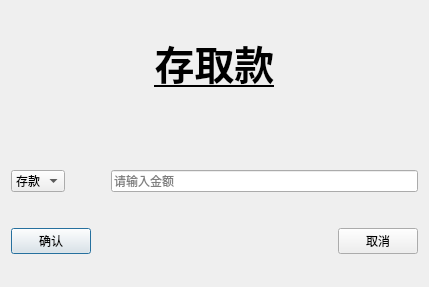
<?xml version="1.0" encoding="UTF-8"?>
<ui version="4.0">
 <class>admatm</class>
 <widget class="QDialog" name="admatm">
  <property name="geometry">
   <rect>
    <x>0</x>
    <y>0</y>
    <width>429</width>
    <height>287</height>
   </rect>
  </property>
  <property name="windowTitle">
   <string>管理员存取款</string>
  </property>
  <layout class="QVBoxLayout" name="verticalLayout_2">
   <item>
    <widget class="QLabel" name="label">
     <property name="sizePolicy">
      <sizepolicy hsizetype="Preferred" vsizetype="Fixed">
       <horstretch>0</horstretch>
       <verstretch>0</verstretch>
      </sizepolicy>
     </property>
     <property name="font">
      <font>
       <pointsize>30</pointsize>
       <weight>75</weight>
       <bold>true</bold>
       <underline>true</underline>
      </font>
     </property>
     <property name="layoutDirection">
      <enum>Qt::LeftToRight</enum>
     </property>
     <property name="text">
      <string>存取款</string>
     </property>
     <property name="alignment">
      <set>Qt::AlignCenter</set>
     </property>
    </widget>
   </item>
   <item>
    <spacer name="verticalSpacer_2">
     <property name="orientation">
      <enum>Qt::Vertical</enum>
     </property>
     <property name="sizeType">
      <enum>QSizePolicy::Fixed</enum>
     </property>
     <property name="sizeHint" stdset="0">
      <size>
       <width>20</width>
       <height>50</height>
      </size>
     </property>
    </spacer>
   </item>
   <item>
    <layout class="QVBoxLayout" name="verticalLayout">
     <item>
      <layout class="QHBoxLayout" name="horizontalLayout_2">
       <item>
        <widget class="QComboBox" name="atm_type">
         <item>
          <property name="text">
           <string>存款</string>
          </property>
         </item>
         <item>
          <property name="text">
           <string>取款</string>
          </property>
         </item>
        </widget>
       </item>
       <item>
        <spacer name="horizontalSpacer">
         <property name="orientation">
          <enum>Qt::Horizontal</enum>
         </property>
         <property name="sizeType">
          <enum>QSizePolicy::Fixed</enum>
         </property>
         <property name="sizeHint" stdset="0">
          <size>
           <width>40</width>
           <height>20</height>
          </size>
         </property>
        </spacer>
       </item>
       <item>
        <widget class="QLineEdit" name="atm_money">
         <property name="baseSize">
          <size>
           <width>0</width>
           <height>0</height>
          </size>
         </property>
         <property name="cursorPosition">
          <number>0</number>
         </property>
         <property name="dragEnabled">
          <bool>true</bool>
         </property>
         <property name="placeholderText">
          <string>请输入金额</string>
         </property>
         <property name="clearButtonEnabled">
          <bool>true</bool>
         </property>
        </widget>
       </item>
      </layout>
     </item>
     <item>
      <spacer name="verticalSpacer">
       <property name="orientation">
        <enum>Qt::Vertical</enum>
       </property>
       <property name="sizeType">
        <enum>QSizePolicy::Fixed</enum>
       </property>
       <property name="sizeHint" stdset="0">
        <size>
         <width>20</width>
         <height>30</height>
        </size>
       </property>
      </spacer>
     </item>
     <item>
      <layout class="QHBoxLayout" name="horizontalLayout">
       <item>
        <widget class="QPushButton" name="atm_ok">
         <property name="text">
          <string>确认</string>
         </property>
         <property name="autoDefault">
          <bool>true</bool>
         </property>
         <property name="default">
          <bool>true</bool>
         </property>
        </widget>
       </item>
       <item>
        <spacer name="horizontalSpacer_2">
         <property name="orientation">
          <enum>Qt::Horizontal</enum>
         </property>
         <property name="sizeType">
          <enum>QSizePolicy::Expanding</enum>
         </property>
         <property name="sizeHint" stdset="0">
          <size>
           <width>50</width>
           <height>20</height>
          </size>
         </property>
        </spacer>
       </item>
       <item>
        <widget class="QPushButton" name="atm_cancel">
         <property name="text">
          <string>取消</string>
         </property>
        </widget>
       </item>
      </layout>
     </item>
    </layout>
   </item>
  </layout>
 </widget>
 <resources/>
 <connections/>
</ui>
